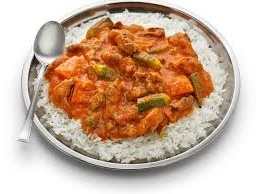
#> input picture test/mafen_Flipped.jpeg, 259 x 194 px
$ python Augmentation.py ../test/mafen_Flipped.jpeg
#> lines starting #> are read from the running program, lines starting #| are printed output that depends on the picture
### part_two/utils/augmentation.py
#!./menv/bin/python
from pathlib import Path
import sys
from tqdm import tqdm

from .transformation import (
    get_projective_image,
    add_contrast,
    scale_image,
    blur_image,
    rotate_image,
    flip_image,
    display_images
)
import cv2 as cv
from .parse_folder import (
    get_max_image_number,
    get_min_image_number,
    is_image
)

def augment_and_save_display_image(path: Path):
        images = augment_image(path)
        # save augmented images to the same directory as the original image
        for i, (title, aug_img) in enumerate(images):
            output_path = path.parent / f"{path.stem}_{title}{path.suffix}"
            cv.imwrite(str(output_path), aug_img)
            print(f"Saved augmented image to {output_path}.")
        images.insert(0, ("Original", cv.imread(str(path))))
        display_images(images)

def augment_image(image_path: Path, transfor_max=6):
#> called with transfor_max = 6
    img = cv.imread(str(image_path))
#> img is the input picture: shape (194, 259, 3); mean B, G, R 154.6, 175.3, 203
    if img is None:
        print(f"Failed to read the image at {image_path}. Please check the file path and ensure it's a valid image.", file=sys.stderr)
        sys.exit(1)
    images = []
    transformations = [
        ('Flip', flip_image(img, 1)),
        ('Rotate', rotate_image(img, 20)),
        ('Blur', blur_image(img, 3)),
        ('Scale', scale_image(img, 1.3)),
        ('Contrast', add_contrast(img, 1.5)),
        ('Projective', get_projective_image(img))
    ]
#> in flip_image, `flipped_image = cv.flip(image, flip_code)`:
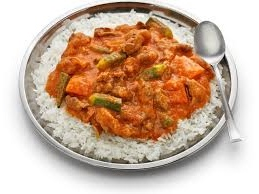
#> flipped_image: shape (194, 259, 3); mean B, G, R 154.6, 175.3, 203
#> in rotate_image, `w, h = image.shape[:2]`: w = 194; h = 259
#> in rotate_image, `center = (h // 2, w // 2)`: center = (129, 97)
#> in rotate_image, `rotation_matrix = cv.getRotationMatrix2D(center, angle, 1.0)`: rotation_matrix = [[0.94, 0.342, -25.4], [-0.342, 0.94, 49.97]]
#> in rotate_image, `rotated_image = cv.warpAffine(image, rotation_matrix, (h, w))`:
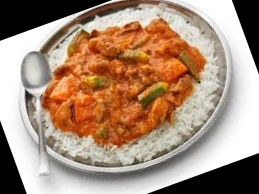
#> rotated_image: shape (194, 259, 3); mean B, G, R 121.4, 142, 169.8
#> in blur_image, `blurred_image = cv.GaussianBlur(image, (kernel_size, kernel_size), 0)`:
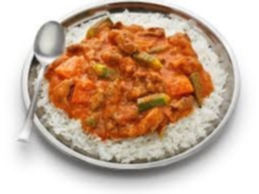
#> blurred_image: shape (194, 259, 3); mean B, G, R 154.6, 175.3, 203
    if transfor_max > len(transformations):
        transfor_max = len(transformations)
    for title, transformed in transformations[:transfor_max]:
        images.append((title, transformed))
    return images

# [39 lines left out: function balance_classes, not called in this run]
                # print(f"Saved augmented image to {output_path}. Remaining augmentations needed: {needed_augmentations}")

### part_two/utils/transformation.py
import numpy as np
import cv2 as cv
import matplotlib.pyplot as plt

def display_images(images, global_title="Transformed Images"):
    plt.figure(figsize=(10, 5))
    plt.suptitle(global_title, fontsize=16, fontweight='bold')
    for i, (title, img) in enumerate(images):
        plt.subplot(1, len(images), i + 1)
        plt.imshow(cv.cvtColor(img, cv.COLOR_BGR2RGB))
        plt.title(title)
        plt.axis('off')
    plt.tight_layout()
    plt.savefig("transformed_images.png", format='png', dpi=300)

def get_projective_image(image):
    h, w = image.shape[:2]

    src = np.float32([
        [0,     0],
        [w - 1, 0],
        [w - 1, h - 1],
        [0,     h - 1]
    ])

    dst = np.float32([
        [0, 0],
        [(w - 1) * 0.9 , (h - 1) * 0.1],
        [w - 1, (h - 1)],
        [(w - 1) * 0.1, (h - 1) * 0.9 ]
    ])

    M = cv.getPerspectiveTransform(src, dst)
    return cv.warpPerspective(image, M, (w, h))

def add_contrast(image, alpha):
    contrasted_image = cv.convertScaleAbs(image, alpha=alpha, beta=0)
    return contrasted_image

def scale_image(image, scale_factor):
#> called with scale_factor = 1.3
    h, w = image.shape[:2]
#> h = 194; w = 259

    new_w = int(w * scale_factor)
#> new_w = 336
    new_h = int(h * scale_factor)
#> new_h = 252

    resized = cv.resize(image, (new_w, new_h))
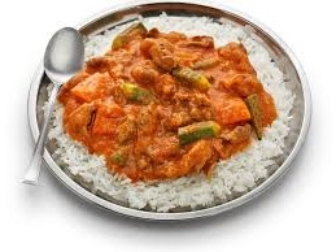
#> resized: shape (252, 336, 3); mean B, G, R 154.5, 175.2, 202.9

    cx = new_w // 2
#> cx = 168
    cy = new_h // 2
#> cy = 126

    x1 = cx - w // 2
#> x1 = 39
    y1 = cy - h // 2
#> y1 = 29

    return resized[y1:y1+h, x1:x1+w]

def blur_image(image, kernel_size):
    blurred_image = cv.GaussianBlur(image, (kernel_size, kernel_size), 0)
    return blurred_image

def rotate_image(image, angle):
    w, h = image.shape[:2]
    center = (h // 2, w // 2)
    rotation_matrix = cv.getRotationMatrix2D(center, angle, 1.0)
    rotated_image = cv.warpAffine(image, rotation_matrix, (h, w))
    return rotated_image

def flip_image(image, flip_code):
    flipped_image = cv.flip(image, flip_code)
    return flipped_image

### part_two/utils/parse_folder.py
import sys
from pathlib import Path
from .constants import IMAGE_EXTENSIONS

def is_image(path: Path):
    if not path.is_file():
        return False
    return path.suffix.upper().lstrip('.') in ['PNG', 'JPEG', 'JPG']

# [47 lines left out: functions is_valid_dataset, get_min_image_number, get_max_image_number, parse_folder, not called in this run]

### part_two/Augmentation.py
#!./menv/bin/python

import argparse
from pathlib import Path
import sys
from utils.augmentation import augment_and_save_display_image, balance_classes
from utils.parse_folder import (
    parse_folder,
    is_image
)

if __name__ == '__main__':

    parser = argparse.ArgumentParser()
    parser.add_argument("data_path", help="the image path to augment");
    args = parser.parse_args()
    path = Path(args.data_path)

    if not path.exists():
        print("The provided path does not exist.", file=sys.stderr)
        sys.exit(1)

    if is_image(path):
        augment_and_save_display_image(path)
#> in add_contrast, `contrasted_image = cv.convertScaleAbs(image, alpha=alpha, beta=0)`:
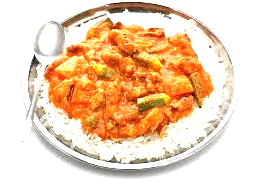
#> contrasted_image: shape (194, 259, 3); mean B, G, R 182.8, 211, 241.2
#> in get_projective_image, `h, w = image.shape[:2]`: h = 194; w = 259
#> in get_projective_image, `src = np.float32([ [0,     0], [w - 1, 0], [w - 1, h - 1], [0,     h -..`: src = [[0, 0], [258, 0], [258, 193], [0, 193]]
#> in get_projective_image, `dst = np.float32([ [0, 0], [(w - 1) * 0.9 , (h - 1) * 0.1], [w - 1, (h..`: dst = [[0, 0], [232.2, 19.3], [258, 193], [25.8, 173.7]]
#> in get_projective_image, `M = cv.getPerspectiveTransform(src, dst)`: M = [[0.9, 0.134, 0], [0.0748, 0.9, 0], [-7.9e-11, -7.34e-11, 1]]
#> in get_projective_image, `return cv.warpPerspective(image, M, (w, h))`:
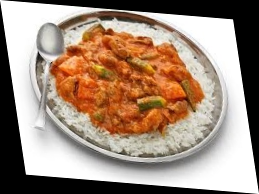
#> returned value: shape (194, 259, 3); mean of channels 0, 1, 2 123.7, 140.2, 162.4; drawn as B, G, R
#> the loop in augment_image, `for title, transformed in transformations[:transfor_max]:` made 6 passes
#> title on passes 1 to 6: 'Flip', 'Rotate', 'Blur', 'Scale', 'Contrast', 'Projective'
#> after the loop in augment_image, `for title, transformed in transformations[:transfor_max]:`: images = 6 items
#> the loop in augment_and_save_display_image, `for i, (title, aug_img) in enumerate(images):` made 6 passes
#| Saved augmented image to ../test/mafen_Flipped_Flip.jpeg.
#| Saved augmented image to ../test/mafen_Flipped_Rotate.jpeg.
#| Saved augmented image to ../test/mafen_Flipped_Blur.jpeg.
#| Saved augmented image to ../test/mafen_Flipped_Scale.jpeg.
#| Saved augmented image to ../test/mafen_Flipped_Contrast.jpeg.
#| Saved augmented image to ../test/mafen_Flipped_Projective.jpeg.
#> the loop in display_images, `for i, (title, img) in enumerate(images):` made 7 passes
#> in display_images, `plt.savefig("transformed_images.png", format='png', dpi=300)`:
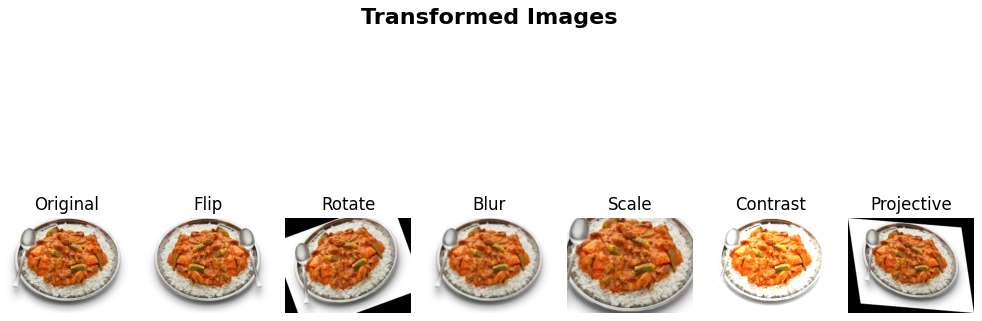
#> figure drawn by matplotlib, 7 panels
    elif parse_folder(path):
        balance_classes(path)
    else:
        print("The provided path is neither a valid image nor a valid dataset folder.", file=sys.stderr)
        sys.exit(1)

$ run again, on test/mafen_Increased.jpeg
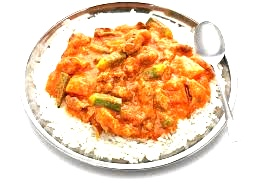
#> input picture test/mafen_Increased.jpeg, 259 x 194 px
#> in augment_image, img is the input picture: shape (194, 259, 3); mean B, G, R 182.4, 210.8, 239.6
#> in rotate_image, `w, h = image.shape[:2]`: w = 194; h = 259
#> center = (129, 97)
#> rotation_matrix = [[0.94, 0.342, -25.4], [-0.342, 0.94, 49.97]]
#> in scale_image, `h, w = image.shape[:2]`: h = 194; w = 259
#> new_w = 336
#> new_h = 252
#> cx = 168
#> cy = 126
#> x1 = 39
#> y1 = 29
#> in add_contrast, `contrasted_image = cv.convertScaleAbs(image, alpha=alpha, beta=0)`:
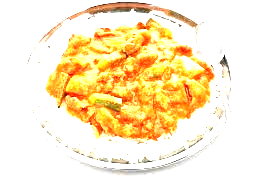
#> contrasted_image: shape (194, 259, 3); mean B, G, R 199.5, 234.6, 252
#> in get_projective_image, `h, w = image.shape[:2]`: h = 194; w = 259
#> src = [[0, 0], [258, 0], [258, 193], [0, 193]]
#> dst = [[0, 0], [232.2, 19.3], [258, 193], [25.8, 173.7]]
#> M = [[0.9, 0.134, 0], [0.0748, 0.9, 0], [-7.9e-11, -7.34e-11, 1]]
#> in get_projective_image, `return cv.warpPerspective(image, M, (w, h))`:
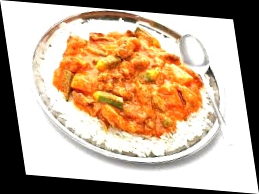
#> returned value: shape (194, 259, 3); mean of channels 0, 1, 2 145.9, 168.7, 191.7; drawn as B, G, R
#> the loop in augment_image, `for title, transformed in transformations[:transfor_max]:` made 6 passes
#> title on passes 1 to 6: 'Flip', 'Rotate', 'Blur', 'Scale', 'Contrast', 'Projective'
#> after the loop in augment_image, `for title, transformed in transformations[:transfor_max]:`: images = 6 items
#> the loop in augment_and_save_display_image, `for i, (title, aug_img) in enumerate(images):` made 6 passes
#> (printed output is left out)
#> the loop in display_images, `for i, (title, img) in enumerate(images):` made 7 passes

$ run again, on test/mafen_Rotated.jpeg
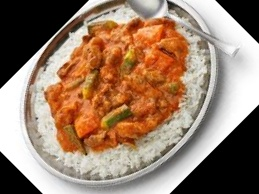
#> input picture test/mafen_Rotated.jpeg, 259 x 194 px
#> in augment_image, img is the input picture: shape (194, 259, 3); mean B, G, R 106, 126.7, 154.4
#> in rotate_image, `w, h = image.shape[:2]`: w = 194; h = 259
#> center = (129, 97)
#> rotation_matrix = [[0.94, 0.342, -25.4], [-0.342, 0.94, 49.97]]
#> in scale_image, `h, w = image.shape[:2]`: h = 194; w = 259
#> new_w = 336
#> new_h = 252
#> cx = 168
#> cy = 126
#> x1 = 39
#> y1 = 29
#> in add_contrast, `contrasted_image = cv.convertScaleAbs(image, alpha=alpha, beta=0)`:
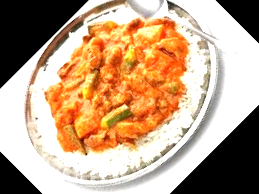
#> contrasted_image: shape (194, 259, 3); mean B, G, R 133.7, 162.1, 192.4
#> in get_projective_image, `h, w = image.shape[:2]`: h = 194; w = 259
#> src = [[0, 0], [258, 0], [258, 193], [0, 193]]
#> dst = [[0, 0], [232.2, 19.3], [258, 193], [25.8, 173.7]]
#> M = [[0.9, 0.134, 0], [0.0748, 0.9, 0], [-7.9e-11, -7.34e-11, 1]]
#> in get_projective_image, `return cv.warpPerspective(image, M, (w, h))`:
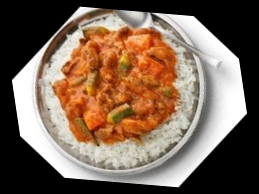
#> returned value: shape (194, 259, 3); mean of channels 0, 1, 2 84.8, 101.4, 123.6; drawn as B, G, R
#> the loop in augment_image, `for title, transformed in transformations[:transfor_max]:` made 6 passes
#> title on passes 1 to 6: 'Flip', 'Rotate', 'Blur', 'Scale', 'Contrast', 'Projective'
#> after the loop in augment_image, `for title, transformed in transformations[:transfor_max]:`: images = 6 items
#> the loop in augment_and_save_display_image, `for i, (title, aug_img) in enumerate(images):` made 6 passes
#> (printed output is left out)
#> the loop in display_images, `for i, (title, img) in enumerate(images):` made 7 passes
